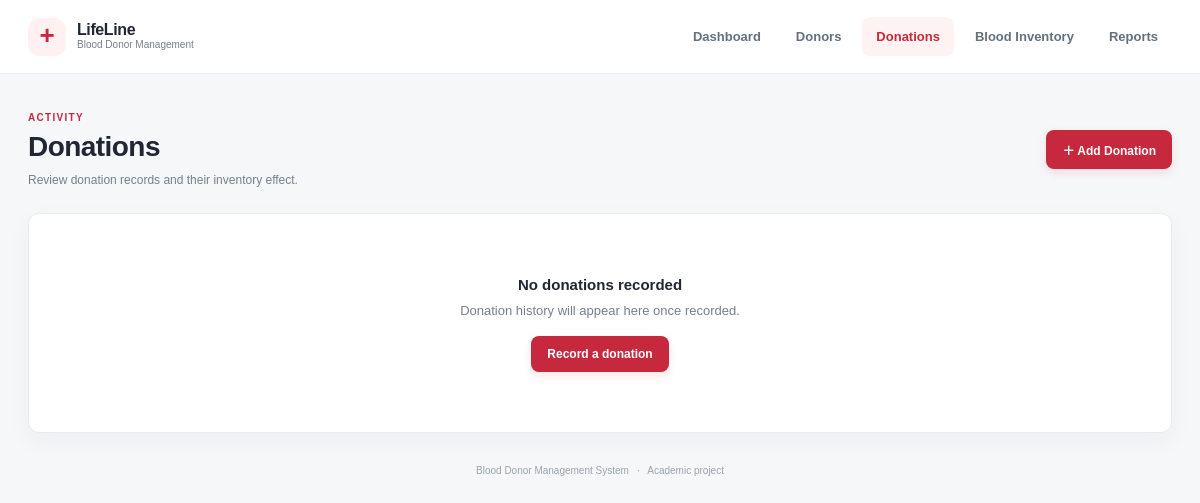
The app's page /donations, older data.
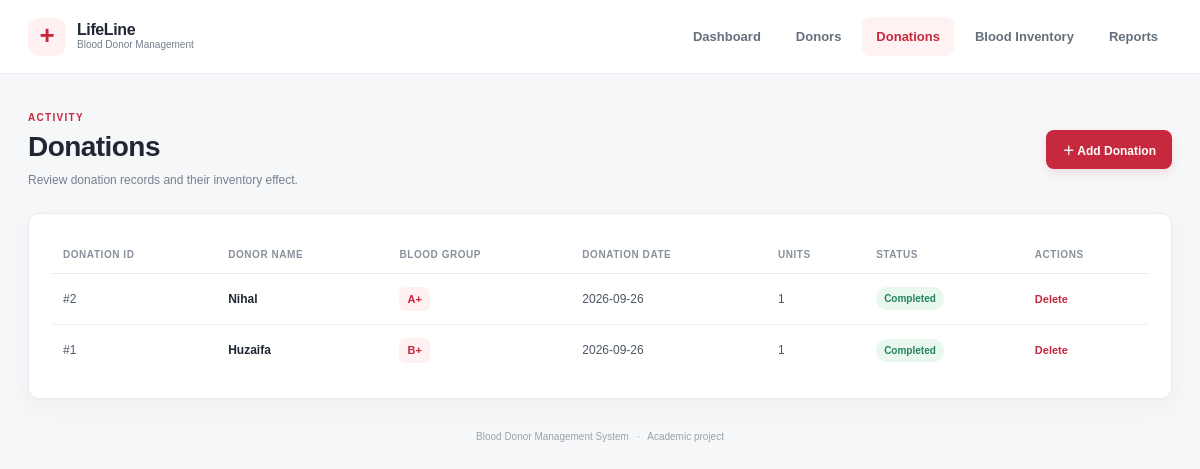
The same page, newer data.
### tables this page shows
CREATE TABLE donations (
                donation_id INTEGER PRIMARY KEY AUTOINCREMENT,
                donor_id INTEGER NOT NULL REFERENCES donors(donor_id) ON DELETE CASCADE,
                donation_date TEXT NOT NULL, blood_group TEXT NOT NULL,
                units INTEGER NOT NULL CHECK(units > 0),
                donation_status TEXT NOT NULL CHECK(donation_status IN ('Completed','Cancelled')),
                remarks TEXT DEFAULT ''
            );

CREATE TABLE donors (
                donor_id INTEGER PRIMARY KEY AUTOINCREMENT,
                name TEXT NOT NULL, age INTEGER NOT NULL CHECK(age BETWEEN 18 AND 65),
                gender TEXT NOT NULL, blood_group TEXT NOT NULL,
                phone TEXT NOT NULL, email TEXT, address TEXT NOT NULL,
                last_donation_date TEXT, eligibility_status TEXT NOT NULL DEFAULT 'Eligible',
                created_date TEXT NOT NULL
            );

### app.py (the view)
@app.route("/donations")
def donations():
    with connect_db() as db:
        rows = db.execute("SELECT d.*,p.name AS donor_name FROM donations d JOIN donors p ON p.donor_id=d.donor_id ORDER BY d.donation_date DESC,d.donation_id DESC").fetchall()
    return render_template("donations.html", donations=rows)

### app.py (called while the page is built)
def connect_db():
    connection = sqlite3.connect(DATABASE)
    connection.row_factory = sqlite3.Row
    connection.execute("PRAGMA foreign_keys = ON")
    return connection

### templates/donations.html
{% extends 'base.html' %}{% block title %}Donations · LifeLine{% endblock %}{% block content %}
<section class="page-heading"><div><p class="eyebrow">ACTIVITY</p><h1>Donations</h1><p class="muted">Review donation records and their inventory effect.</p></div><a class="button primary" href="{{ url_for('add_donation') }}">＋ Add Donation</a></section><section class="panel">{% if donations %}<div class="table-wrap"><table><thead><tr><th>Donation ID</th><th>Donor Name</th><th>Blood Group</th><th>Donation Date</th><th>Units</th><th>Status</th><th>Actions</th></tr></thead><tbody>{% for row in donations %}<tr><td>#{{ row.donation_id }}</td><td><a class="table-link" href="{{ url_for('donor_details', donor_id=row.donor_id) }}">{{ row.donor_name }}</a></td><td><span class="blood-pill">{{ row.blood_group }}</span></td><td>{{ row.donation_date }}</td><td>{{ row.units }}</td><td><span class="badge {{ 'good' if row.donation_status == 'Completed' else 'neutral' }}">{{ row.donation_status }}</span></td><td><form method="post" action="{{ url_for('delete_donation', donation_id=row.donation_id) }}" data-confirm="Delete this donation record? Completed donations will be removed from inventory too."><button class="link-danger" type="submit">Delete</button></form></td></tr>{% endfor %}</tbody></table></div>{% else %}<div class="empty-state"><strong>No donations recorded</strong><p>Donation history will appear here once recorded.</p><a class="button primary" href="{{ url_for('add_donation') }}">Record a donation</a></div>{% endif %}</section>{% endblock %}

Row changes from the older to the newer data that the page shows:
added donations: donation_id "2", donor_name "Nihal", blood_group "A+", donation_date "2026-09-26", units "1", donation_status "Completed"
added donations: donation_id "1", donor_name "Huzaifa", blood_group "B+", donation_date "2026-09-26", units "1", donation_status "Completed"
Text that changed along with them:
text no longer shown: "No donations recorded Donation history will appear here once recorded. Record a donation"
text now shown: "DONATION ID DONOR NAME BLOOD GROUP DONATION DATE UNITS STATUS ACTIONS"
